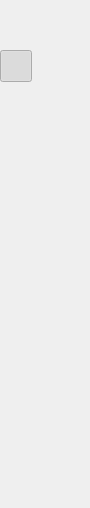
<?xml version="1.0" encoding="UTF-8"?>
<ui version="4.0">
 <class>ToolBoxWidget</class>
 <widget class="QDockWidget" name="ToolBoxWidget">
  <property name="geometry">
   <rect>
    <x>0</x>
    <y>0</y>
    <width>90</width>
    <height>508</height>
   </rect>
  </property>
  <property name="minimumSize">
   <size>
    <width>32</width>
    <height>32</height>
   </size>
  </property>
  <property name="windowTitle">
   <string comment="Window title of tool box">Tools</string>
  </property>
  <widget class="QWidget" name="toolGroup">
   <layout class="QVBoxLayout" name="verticalLayout">
    <property name="spacing">
     <number>0</number>
    </property>
    <property name="leftMargin">
     <number>0</number>
    </property>
    <property name="topMargin">
     <number>0</number>
    </property>
    <property name="rightMargin">
     <number>0</number>
    </property>
    <property name="bottomMargin">
     <number>0</number>
    </property>
    <item>
     <widget class="QToolButton" name="clearButton">
      <property name="minimumSize">
       <size>
        <width>32</width>
        <height>32</height>
       </size>
      </property>
      <property name="maximumSize">
       <size>
        <width>32</width>
        <height>32</height>
       </size>
      </property>
      <property name="icon">
       <iconset resource="../data/app.qrc">
        <normaloff>:/icons/tools/clear-frame.svg</normaloff>:/icons/toolsclear-frame.svg</iconset>
      </property>
      <property name="iconSize">
       <size>
        <width>30</width>
        <height>30</height>
       </size>
      </property>
      <property name="autoRaise">
       <bool>true</bool>
      </property>
     </widget>
    </item>
    <item>
     <widget class="QToolButton" name="pencilButton">
      <property name="minimumSize">
       <size>
        <width>32</width>
        <height>32</height>
       </size>
      </property>
      <property name="maximumSize">
       <size>
        <width>32</width>
        <height>32</height>
       </size>
      </property>
      <property name="icon">
       <iconset resource="../data/app.qrc">
        <normaloff>:/icons/tools/pencil.svg</normaloff>:/icons/tools/pencil.svg</iconset>
      </property>
      <property name="iconSize">
       <size>
        <width>30</width>
        <height>30</height>
       </size>
      </property>
      <property name="checkable">
       <bool>true</bool>
      </property>
      <property name="checked">
       <bool>true</bool>
      </property>
      <property name="autoRaise">
       <bool>true</bool>
      </property>
     </widget>
    </item>
    <item>
     <widget class="QToolButton" name="eraserButton">
      <property name="minimumSize">
       <size>
        <width>32</width>
        <height>32</height>
       </size>
      </property>
      <property name="maximumSize">
       <size>
        <width>32</width>
        <height>32</height>
       </size>
      </property>
      <property name="icon">
       <iconset resource="../data/app.qrc">
        <normaloff>:/icons/tools/eraser.svg</normaloff>:/icons/tools/eraser.svg</iconset>
      </property>
      <property name="iconSize">
       <size>
        <width>30</width>
        <height>30</height>
       </size>
      </property>
      <property name="checkable">
       <bool>true</bool>
      </property>
      <property name="autoRaise">
       <bool>true</bool>
      </property>
     </widget>
    </item>
    <item>
     <widget class="QToolButton" name="selectButton">
      <property name="minimumSize">
       <size>
        <width>32</width>
        <height>32</height>
       </size>
      </property>
      <property name="maximumSize">
       <size>
        <width>32</width>
        <height>32</height>
       </size>
      </property>
      <property name="icon">
       <iconset resource="../data/app.qrc">
        <normaloff>:/icons/tools/selection.svg</normaloff>:/icons/tools/selection.svg</iconset>
      </property>
      <property name="iconSize">
       <size>
        <width>30</width>
        <height>30</height>
       </size>
      </property>
      <property name="checkable">
       <bool>true</bool>
      </property>
      <property name="autoRaise">
       <bool>true</bool>
      </property>
     </widget>
    </item>
    <item>
     <widget class="QToolButton" name="moveButton">
      <property name="minimumSize">
       <size>
        <width>32</width>
        <height>32</height>
       </size>
      </property>
      <property name="maximumSize">
       <size>
        <width>32</width>
        <height>32</height>
       </size>
      </property>
      <property name="icon">
       <iconset resource="../data/app.qrc">
        <normaloff>:/icons/tools/arrow.svg</normaloff>:/icons/tools/arrow.svg</iconset>
      </property>
      <property name="iconSize">
       <size>
        <width>30</width>
        <height>30</height>
       </size>
      </property>
      <property name="checkable">
       <bool>true</bool>
      </property>
      <property name="autoRaise">
       <bool>true</bool>
      </property>
     </widget>
    </item>
    <item>
     <widget class="QToolButton" name="penButton">
      <property name="minimumSize">
       <size>
        <width>32</width>
        <height>32</height>
       </size>
      </property>
      <property name="maximumSize">
       <size>
        <width>32</width>
        <height>32</height>
       </size>
      </property>
      <property name="icon">
       <iconset resource="../data/app.qrc">
        <normaloff>:/icons/tools/pen.svg</normaloff>:/icons/tools/pen.svg</iconset>
      </property>
      <property name="iconSize">
       <size>
        <width>30</width>
        <height>30</height>
       </size>
      </property>
      <property name="checkable">
       <bool>true</bool>
      </property>
      <property name="autoRaise">
       <bool>true</bool>
      </property>
     </widget>
    </item>
    <item>
     <widget class="QToolButton" name="handButton">
      <property name="minimumSize">
       <size>
        <width>32</width>
        <height>32</height>
       </size>
      </property>
      <property name="maximumSize">
       <size>
        <width>32</width>
        <height>32</height>
       </size>
      </property>
      <property name="icon">
       <iconset resource="../data/app.qrc">
        <normaloff>:/icons/tools/hand.svg</normaloff>:/icons/tools/hand.svg</iconset>
      </property>
      <property name="iconSize">
       <size>
        <width>30</width>
        <height>30</height>
       </size>
      </property>
      <property name="checkable">
       <bool>true</bool>
      </property>
      <property name="autoRaise">
       <bool>true</bool>
      </property>
     </widget>
    </item>
    <item>
     <widget class="QToolButton" name="polylineButton">
      <property name="minimumSize">
       <size>
        <width>32</width>
        <height>32</height>
       </size>
      </property>
      <property name="maximumSize">
       <size>
        <width>32</width>
        <height>32</height>
       </size>
      </property>
      <property name="icon">
       <iconset resource="../data/app.qrc">
        <normaloff>:/icons/tools/line.svg</normaloff>:/icons/tools/line.svg</iconset>
      </property>
      <property name="iconSize">
       <size>
        <width>30</width>
        <height>30</height>
       </size>
      </property>
      <property name="checkable">
       <bool>true</bool>
      </property>
      <property name="autoRaise">
       <bool>true</bool>
      </property>
     </widget>
    </item>
    <item>
     <widget class="QToolButton" name="bucketButton">
      <property name="minimumSize">
       <size>
        <width>32</width>
        <height>32</height>
       </size>
      </property>
      <property name="maximumSize">
       <size>
        <width>32</width>
        <height>32</height>
       </size>
      </property>
      <property name="icon">
       <iconset resource="../data/app.qrc">
        <normaloff>:/icons/tools/bucket.svg</normaloff>:/icons/tools/bucket.svg</iconset>
      </property>
      <property name="iconSize">
       <size>
        <width>30</width>
        <height>30</height>
       </size>
      </property>
      <property name="checkable">
       <bool>true</bool>
      </property>
      <property name="autoRaise">
       <bool>true</bool>
      </property>
     </widget>
    </item>
    <item>
     <widget class="QToolButton" name="eyedropperButton">
      <property name="minimumSize">
       <size>
        <width>32</width>
        <height>32</height>
       </size>
      </property>
      <property name="maximumSize">
       <size>
        <width>32</width>
        <height>32</height>
       </size>
      </property>
      <property name="icon">
       <iconset resource="../data/app.qrc">
        <normaloff>:/icons/tools/eyedropper.svg</normaloff>:/icons/tools/eyedropper.svg</iconset>
      </property>
      <property name="iconSize">
       <size>
        <width>30</width>
        <height>30</height>
       </size>
      </property>
      <property name="checkable">
       <bool>true</bool>
      </property>
      <property name="autoRaise">
       <bool>true</bool>
      </property>
     </widget>
    </item>
    <item>
     <widget class="QToolButton" name="brushButton">
      <property name="minimumSize">
       <size>
        <width>32</width>
        <height>32</height>
       </size>
      </property>
      <property name="maximumSize">
       <size>
        <width>32</width>
        <height>32</height>
       </size>
      </property>
      <property name="icon">
       <iconset resource="../data/app.qrc">
        <normaloff>:/icons/tools/brush.svg</normaloff>:/icons/tools/brush.svg</iconset>
      </property>
      <property name="iconSize">
       <size>
        <width>30</width>
        <height>30</height>
       </size>
      </property>
      <property name="checkable">
       <bool>true</bool>
      </property>
      <property name="autoRaise">
       <bool>true</bool>
      </property>
     </widget>
    </item>
    <item>
     <widget class="QToolButton" name="smudgeButton">
      <property name="minimumSize">
       <size>
        <width>32</width>
        <height>32</height>
       </size>
      </property>
      <property name="maximumSize">
       <size>
        <width>32</width>
        <height>32</height>
       </size>
      </property>
      <property name="icon">
       <iconset resource="../data/app.qrc">
        <normaloff>:/icons/tools/smudge.svg</normaloff>:/icons/tools/smudge.svg</iconset>
      </property>
      <property name="iconSize">
       <size>
        <width>30</width>
        <height>30</height>
       </size>
      </property>
      <property name="checkable">
       <bool>true</bool>
      </property>
      <property name="autoRaise">
       <bool>true</bool>
      </property>
     </widget>
    </item>
   </layout>
  </widget>
 </widget>
 <tabstops>
  <tabstop>clearButton</tabstop>
  <tabstop>pencilButton</tabstop>
  <tabstop>eraserButton</tabstop>
  <tabstop>selectButton</tabstop>
  <tabstop>moveButton</tabstop>
  <tabstop>penButton</tabstop>
  <tabstop>handButton</tabstop>
  <tabstop>polylineButton</tabstop>
  <tabstop>bucketButton</tabstop>
  <tabstop>eyedropperButton</tabstop>
  <tabstop>brushButton</tabstop>
  <tabstop>smudgeButton</tabstop>
 </tabstops>
 <resources>
  <include location="../data/app.qrc"/>
 </resources>
 <connections/>
 <slots>
  <slot>pencilOn()</slot>
  <slot>selectOn()</slot>
  <slot>moveOn()</slot>
  <slot>handOn()</slot>
  <slot>penOn()</slot>
  <slot>eraserOn()</slot>
  <slot>polylineOn()</slot>
  <slot>bucketOn()</slot>
  <slot>brushOn()</slot>
  <slot>eyedropperOn()</slot>
  <slot>smudgeOn()</slot>
  <slot>getDockLocation(Qt::DockWidgetArea)</slot>
 </slots>
</ui>
